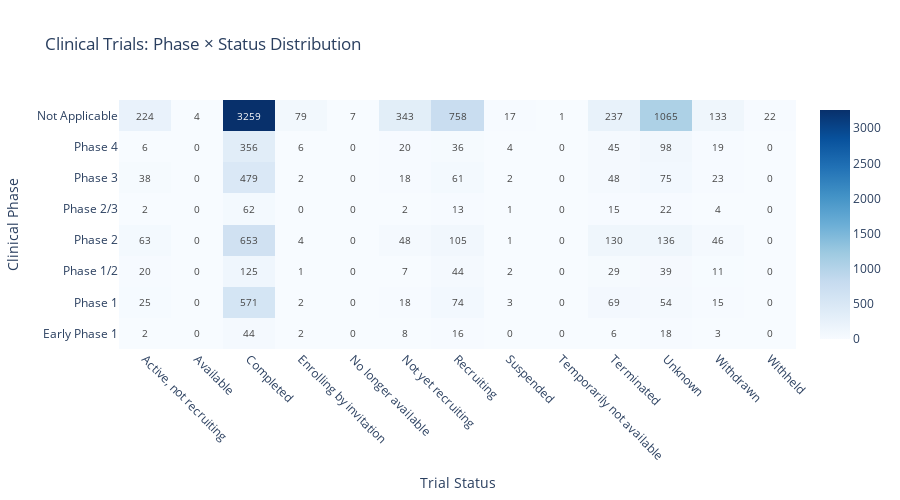

Source (notebook cell):
### Code cell
# Pivot table for heatmap visualization
pivot_phase_status = df_phase_status.pivot_table(
    index='phase_group',
    columns='status_label',
    values='trial_count',
    fill_value=0
)

# Reorder phases
phase_order = ['Early Phase 1', 'Phase 1', 'Phase 1/2', 'Phase 2', 'Phase 2/3', 'Phase 3', 'Phase 4', 'Not Applicable', 'Other']
pivot_phase_status = pivot_phase_status.reindex([p for p in phase_order if p in pivot_phase_status.index])

# Create heatmap
fig_heatmap = go.Figure(data=go.Heatmap(
    z=pivot_phase_status.values,
    x=pivot_phase_status.columns,
    y=pivot_phase_status.index,
    colorscale='Blues',
    text=pivot_phase_status.values,
    texttemplate='%{text}',
    textfont={"size": 10},
    hovertemplate='Phase: %{y}<br>Status: %{x}<br>Count: %{z}<extra></extra>'
))

fig_heatmap.update_layout(
    title='Clinical Trials: Phase × Status Distribution',
    xaxis_title='Trial Status',
    yaxis_title='Clinical Phase',
    height=500,
    xaxis={'tickangle': 45}
)

fig_heatmap.show()

### Figure 1 — Plotly figure (JSON) as saved in the notebook; plotly's stock layout.template omitted (floating-point values rounded to 4 significant figures)
{"data": [{"colorscale": [[0, "rgb(247,251,255)"], [0.125, "rgb(222,235,247)"], [0.25, "rgb(198,219,239)"], [0.375, "rgb(158,202,225)"], [0.5, "rgb(107,174,214)"], [0.625, "rgb(66,146,198)"], [0.75, "rgb(33,113,181)"], [0.875, "rgb(8,81,156)"], [1, "rgb(8,48,107)"]], "hovertemplate": "Phase: %{y}<br>Status: %{x}<br>Count: %{z}<extra></extra>", "text": [[2.0, 0.0, 44.0, 2.0, 0.0, 8.0, 16.0, 0.0, 0.0, 6.0, 18.0, 3.0, 0.0], [25.0, 0.0, 571.0, 2.0, 0.0, 18.0, 74.0, 3.0, 0.0, 69.0, 54.0, 15.0, 0.0], [20.0, 0.0, 125.0, 1.0, 0.0, 7.0, 44.0, 2.0, 0.0, 29.0, 39.0, 11.0, 0.0], [63.0, 0.0, 653.0, 4.0, 0.0, 48.0, 105.0, 1.0, 0.0, 130.0, 136.0, 46.0, 0.0], [2.0, 0.0, 62.0, 0.0, 0.0, 2.0, 13.0, 1.0, 0.0, 15.0, 22.0, 4.0, 0.0], [38.0, 0.0, 479.0, 2.0, 0.0, 18.0, 61.0, 2.0, 0.0, 48.0, 75.0, 23.0, 0.0], [6.0, 0.0, 356.0, 6.0, 0.0, 20.0, 36.0, 4.0, 0.0, 45.0, 98.0, 19.0, 0.0], [224.0, 4.0, 3259.0, 79.0, 7.0, 343.0, 758.0, 17.0, 1.0, 237.0, 1065.0, 133.0, 22.0]], "textfont": {"size": 10}, "texttemplate": "%{text}", "type": "heatmap", "x": ["Active, not recruiting", "Available", "Completed", "Enrolling by invitation", "No longer available", "Not yet recruiting", "Recruiting", "Suspended", "Temporarily not available", "Terminated", "Unknown", "Withdrawn", "Withheld"], "y": ["Early Phase 1", "Phase 1", "Phase 1/2", "Phase 2", "Phase 2/3", "Phase 3", "Phase 4", "Not Applicable"], "z": [[2.0, 0.0, 44.0, 2.0, 0.0, 8.0, 16.0, 0.0, 0.0, 6.0, 18.0, 3.0, 0.0], [25.0, 0.0, 571.0, 2.0, 0.0, 18.0, 74.0, 3.0, 0.0, 69.0, 54.0, 15.0, 0.0], [20.0, 0.0, 125.0, 1.0, 0.0, 7.0, 44.0, 2.0, 0.0, 29.0, 39.0, 11.0, 0.0], [63.0, 0.0, 653.0, 4.0, 0.0, 48.0, 105.0, 1.0, 0.0, 130.0, 136.0, 46.0, 0.0], [2.0, 0.0, 62.0, 0.0, 0.0, 2.0, 13.0, 1.0, 0.0, 15.0, 22.0, 4.0, 0.0], [38.0, 0.0, 479.0, 2.0, 0.0, 18.0, 61.0, 2.0, 0.0, 48.0, 75.0, 23.0, 0.0], [6.0, 0.0, 356.0, 6.0, 0.0, 20.0, 36.0, 4.0, 0.0, 45.0, 98.0, 19.0, 0.0], [224.0, 4.0, 3259.0, 79.0, 7.0, 343.0, 758.0, 17.0, 1.0, 237.0, 1065.0, 133.0, 22.0]]}], "layout": {"height": 500, "title": {"text": "Clinical Trials: Phase × Status Distribution"}, "xaxis": {"tickangle": 45, "title": {"text": "Trial Status"}}, "yaxis": {"title": {"text": "Clinical Phase"}}}}
